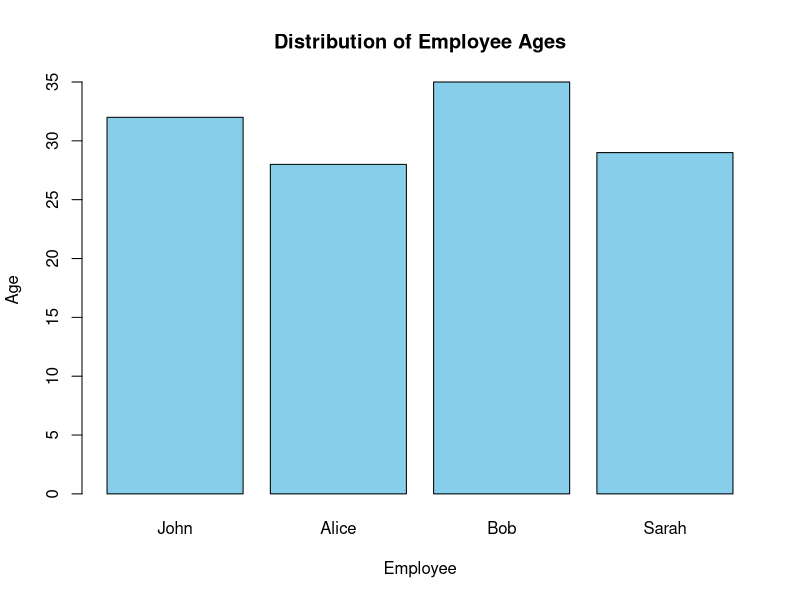
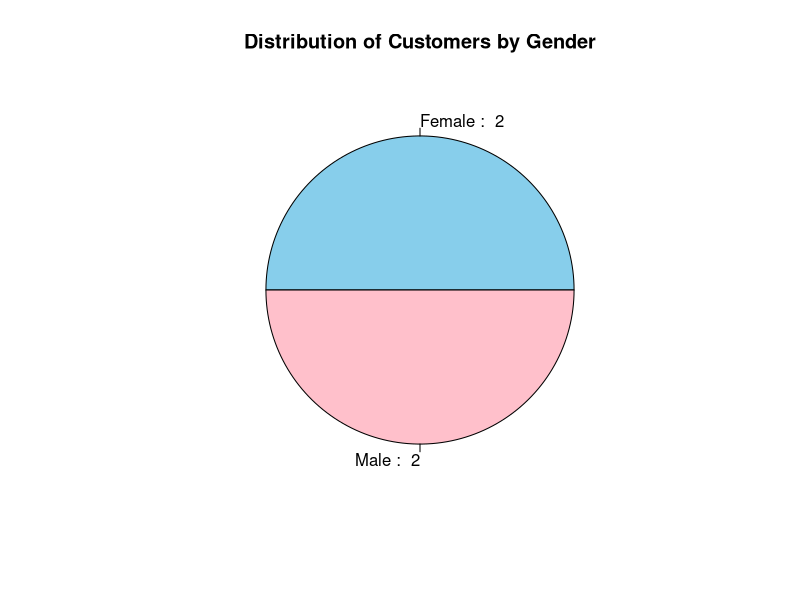

These charts were generated, in order, by the following R code:

employee_data <- data.frame(
  Employee = c("John", "Alice", "Bob", "Sarah"),
  Age = c(32, 28, 35, 29),
  Gender = c("Male", "Female", "Male", "Female"),
  Department = c("HR", "Sales", "IT", "Finance"),
  Salary = c(60000, 70000, 75000, 68000)
)
#1
barplot(employee_data$Age, 
        names.arg = employee_data$Employee,
        col = "skyblue",
        main = "Distribution of Employee Ages",
        xlab = "Employee",
        ylab = "Age")
#2
gender_counts <- table(employee_data$Gender)
pie(gender_counts, 
    labels = paste(names(gender_counts), ": ", gender_counts),
    main = "Distribution of Customers by Gender",
    col = c("skyblue", "pink"))
#3
library(knitr)
library(kableExtra)
employee_table <- kable(employee_data, format = "html", caption = "Demographic Information for Each Customer") %>%
  kable_styling(bootstrap_options = "striped", full_width = FALSE)
print(employee_table)
